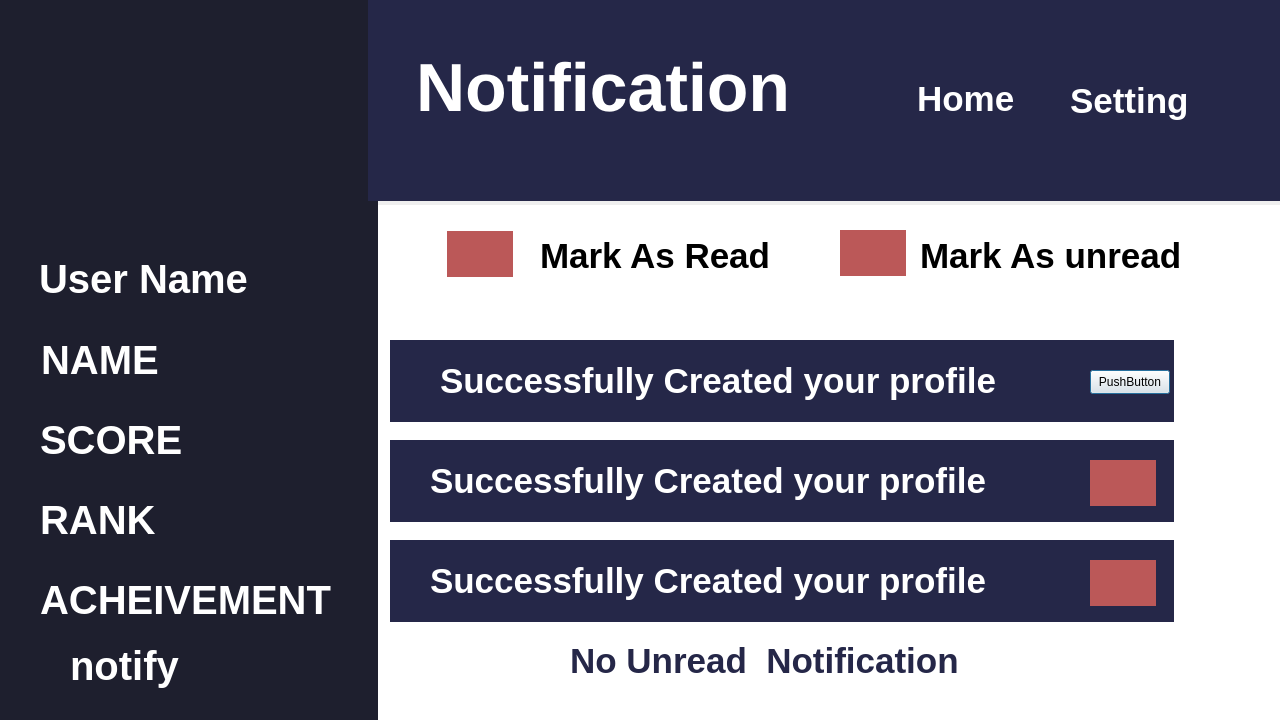
<?xml version="1.0" encoding="UTF-8"?>
<ui version="4.0">
 <class>Notify</class>
 <widget class="QDialog" name="Notify">
  <property name="geometry">
   <rect>
    <x>0</x>
    <y>0</y>
    <width>1280</width>
    <height>720</height>
   </rect>
  </property>
  <property name="windowTitle">
   <string>Dialog</string>
  </property>
  <widget class="QLabel" name="label">
   <property name="geometry">
    <rect>
     <x>-1</x>
     <y>0</y>
     <width>379</width>
     <height>720</height>
    </rect>
   </property>
   <property name="styleSheet">
    <string notr="true">
position: absolute;
width: 379px;
height: 720px;
left: -1px;
top: 0px;

background: #1E1F2E;</string>
   </property>
   <property name="text">
    <string/>
   </property>
  </widget>
  <widget class="QLabel" name="label_2">
   <property name="geometry">
    <rect>
     <x>368</x>
     <y>0</y>
     <width>912</width>
     <height>201</height>
    </rect>
   </property>
   <property name="styleSheet">
    <string notr="true">/* Rectangle 7 */


position: absolute;
width: 912px;
height: 199px;
left: 368px;
top: 0px;

background: #252748;</string>
   </property>
   <property name="text">
    <string/>
   </property>
  </widget>
  <widget class="QLabel" name="label_3">
   <property name="geometry">
    <rect>
     <x>416</x>
     <y>42</y>
     <width>441</width>
     <height>91</height>
    </rect>
   </property>
   <property name="styleSheet">
    <string notr="true">position: absolute;
width: 415px;
height: 91px;
left: 416px;
top: 42px;

font-family: 'Inter';
font-style: normal;
font-weight: 900;
font-size: 68px;
line-height: 82px;
display: flex;
align-items: center;
text-align: center;
text-decoration-line: underline;

color: #FFFFFF;</string>
   </property>
   <property name="text">
    <string>Notification</string>
   </property>
  </widget>
  <widget class="QLabel" name="label_4">
   <property name="geometry">
    <rect>
     <x>917</x>
     <y>78</y>
     <width>121</width>
     <height>42</height>
    </rect>
   </property>
   <property name="styleSheet">
    <string notr="true">width: 106px;
height: 42px;

font-family: 'Inter';
font-style: normal;
font-weight: 900;
font-size: 35px;
line-height: 42px;
display: flex;
align-items: center;
text-align: center;

color: #FFFFFF;</string>
   </property>
   <property name="text">
    <string>Home</string>
   </property>
  </widget>
  <widget class="QLabel" name="label_5">
   <property name="geometry">
    <rect>
     <x>1070</x>
     <y>80</y>
     <width>181</width>
     <height>41</height>
    </rect>
   </property>
   <property name="styleSheet">
    <string notr="true">width: 106px;
height: 42px;

font-family: 'Inter';
font-style: normal;
font-weight: 900;
font-size: 35px;
line-height: 42px;
display: flex;
align-items: center;
text-align: center;

color: #FFFFFF;</string>
   </property>
   <property name="text">
    <string>Setting</string>
   </property>
  </widget>
  <widget class="QLabel" name="label_6">
   <property name="geometry">
    <rect>
     <x>378</x>
     <y>205</y>
     <width>911</width>
     <height>521</height>
    </rect>
   </property>
   <property name="styleSheet">
    <string notr="true">
position: relative;
width: 1280px;
height: 720px;

background: #FFFFFF;</string>
   </property>
   <property name="text">
    <string/>
   </property>
  </widget>
  <widget class="QLabel" name="label_7">
   <property name="geometry">
    <rect>
     <x>447</x>
     <y>231</y>
     <width>66</width>
     <height>46</height>
    </rect>
   </property>
   <property name="styleSheet">
    <string notr="true">position: absolute;
width: 66px;
height: 46px;
left: 447px;
top: 211px;

background: #BB5858;</string>
   </property>
   <property name="text">
    <string/>
   </property>
  </widget>
  <widget class="QLabel" name="label_8">
   <property name="geometry">
    <rect>
     <x>540</x>
     <y>240</y>
     <width>271</width>
     <height>31</height>
    </rect>
   </property>
   <property name="styleSheet">
    <string notr="true">position: absolute;
width: 241px;
height: 42px;
left: 534px;
top: 215px;

font-family: 'Inter';
font-style: normal;
font-weight: 900;
font-size: 35px;
line-height: 42px;
display: flex;
align-items: center;
text-align: center;

color: #000000;</string>
   </property>
   <property name="text">
    <string>Mark As Read</string>
   </property>
  </widget>
  <widget class="QLabel" name="label_9">
   <property name="geometry">
    <rect>
     <x>850</x>
     <y>230</y>
     <width>49</width>
     <height>16</height>
    </rect>
   </property>
   <property name="styleSheet">
    <string notr="true">Width
66px
Height
46px
Top
215px
Left
822px
#252748
/* Rectangle 36 */


position: absolute;
width: 66px;
height: 46px;
left: 822px;
top: 215px;

background: #252748;</string>
   </property>
   <property name="text">
    <string/>
   </property>
  </widget>
  <widget class="QLabel" name="label_10">
   <property name="geometry">
    <rect>
     <x>920</x>
     <y>240</y>
     <width>301</width>
     <height>31</height>
    </rect>
   </property>
   <property name="styleSheet">
    <string notr="true">position: absolute;
width: 241px;
height: 42px;
left: 534px;
top: 215px;

font-family: 'Inter';
font-style: normal;
font-weight: 900;
font-size: 35px;
line-height: 42px;
display: flex;
align-items: center;
text-align: center;

color: #000000;</string>
   </property>
   <property name="text">
    <string>Mark As unread</string>
   </property>
  </widget>
  <widget class="QLabel" name="label_11">
   <property name="geometry">
    <rect>
     <x>390</x>
     <y>340</y>
     <width>784</width>
     <height>82</height>
    </rect>
   </property>
   <property name="styleSheet">
    <string notr="true">position: absolute;
width: 784px;
height: 82px;
left: 402px;
top: 278px;

background: #252748;
opacity: 0.8;</string>
   </property>
   <property name="text">
    <string/>
   </property>
  </widget>
  <widget class="QLabel" name="label_12">
   <property name="geometry">
    <rect>
     <x>840</x>
     <y>230</y>
     <width>66</width>
     <height>46</height>
    </rect>
   </property>
   <property name="styleSheet">
    <string notr="true">position: absolute;
width: 66px;
height: 46px;
left: 447px;
top: 211px;

background: #BB5858;</string>
   </property>
   <property name="text">
    <string/>
   </property>
  </widget>
  <widget class="QLabel" name="label_13">
   <property name="geometry">
    <rect>
     <x>440</x>
     <y>360</y>
     <width>651</width>
     <height>42</height>
    </rect>
   </property>
   <property name="styleSheet">
    <string notr="true">position: absolute;
width: 589px;
height: 42px;
left: 447px;
top: 299px;

font-family: 'Inter';
font-style: normal;
font-weight: 900;
font-size: 35px;
line-height: 42px;
display: flex;
align-items: center;
text-align: center;

color: #FFFFFF;</string>
   </property>
   <property name="text">
    <string>Successfully Created your profile</string>
   </property>
  </widget>
  <widget class="QLabel" name="label_15">
   <property name="geometry">
    <rect>
     <x>390</x>
     <y>440</y>
     <width>784</width>
     <height>82</height>
    </rect>
   </property>
   <property name="styleSheet">
    <string notr="true">position: absolute;
width: 784px;
height: 82px;
left: 402px;
top: 278px;

background: #252748;
opacity: 0.8;</string>
   </property>
   <property name="text">
    <string/>
   </property>
  </widget>
  <widget class="QLabel" name="label_16">
   <property name="geometry">
    <rect>
     <x>1090</x>
     <y>460</y>
     <width>66</width>
     <height>46</height>
    </rect>
   </property>
   <property name="styleSheet">
    <string notr="true">position: absolute;
width: 66px;
height: 46px;
left: 447px;
top: 211px;

background: #BB5858;</string>
   </property>
   <property name="text">
    <string/>
   </property>
  </widget>
  <widget class="QLabel" name="label_17">
   <property name="geometry">
    <rect>
     <x>430</x>
     <y>460</y>
     <width>651</width>
     <height>42</height>
    </rect>
   </property>
   <property name="styleSheet">
    <string notr="true">position: absolute;
width: 589px;
height: 42px;
left: 447px;
top: 299px;

font-family: 'Inter';
font-style: normal;
font-weight: 900;
font-size: 35px;
line-height: 42px;
display: flex;
align-items: center;
text-align: center;

color: #FFFFFF;</string>
   </property>
   <property name="text">
    <string>Successfully Created your profile</string>
   </property>
  </widget>
  <widget class="QLabel" name="label_18">
   <property name="geometry">
    <rect>
     <x>440</x>
     <y>560</y>
     <width>651</width>
     <height>42</height>
    </rect>
   </property>
   <property name="styleSheet">
    <string notr="true">position: absolute;
width: 589px;
height: 42px;
left: 447px;
top: 299px;

font-family: 'Inter';
font-style: normal;
font-weight: 900;
font-size: 35px;
line-height: 42px;
display: flex;
align-items: center;
text-align: center;

color: #FFFFFF;</string>
   </property>
   <property name="text">
    <string>Successfully Created your profile</string>
   </property>
  </widget>
  <widget class="QLabel" name="label_19">
   <property name="geometry">
    <rect>
     <x>390</x>
     <y>540</y>
     <width>784</width>
     <height>82</height>
    </rect>
   </property>
   <property name="styleSheet">
    <string notr="true">position: absolute;
width: 784px;
height: 82px;
left: 402px;
top: 278px;

background: #252748;
opacity: 0.8;</string>
   </property>
   <property name="text">
    <string/>
   </property>
  </widget>
  <widget class="QLabel" name="label_20">
   <property name="geometry">
    <rect>
     <x>1090</x>
     <y>560</y>
     <width>66</width>
     <height>46</height>
    </rect>
   </property>
   <property name="styleSheet">
    <string notr="true">position: absolute;
width: 66px;
height: 46px;
left: 447px;
top: 211px;

background: #BB5858;</string>
   </property>
   <property name="text">
    <string/>
   </property>
  </widget>
  <widget class="QLabel" name="label_21">
   <property name="geometry">
    <rect>
     <x>430</x>
     <y>560</y>
     <width>651</width>
     <height>42</height>
    </rect>
   </property>
   <property name="styleSheet">
    <string notr="true">position: absolute;
width: 589px;
height: 42px;
left: 447px;
top: 299px;

font-family: 'Inter';
font-style: normal;
font-weight: 900;
font-size: 35px;
line-height: 42px;
display: flex;
align-items: center;
text-align: center;

color: #FFFFFF;</string>
   </property>
   <property name="text">
    <string>Successfully Created your profile</string>
   </property>
  </widget>
  <widget class="QLabel" name="label_22">
   <property name="geometry">
    <rect>
     <x>570</x>
     <y>640</y>
     <width>451</width>
     <height>42</height>
    </rect>
   </property>
   <property name="styleSheet">
    <string notr="true">position: absolute;
width: 402px;
height: 42px;
left: 637px;
top: 596px;

font-family: 'Inter';
font-style: normal;
font-weight: 900;
font-size: 35px;
line-height: 42px;
display: flex;
align-items: center;
text-align: center;

color: #252748;</string>
   </property>
   <property name="text">
    <string>No Unread  Notification</string>
   </property>
  </widget>
  <widget class="QLabel" name="label_23">
   <property name="geometry">
    <rect>
     <x>110</x>
     <y>58</y>
     <width>186</width>
     <height>165</height>
    </rect>
   </property>
   <property name="styleSheet">
    <string notr="true">position: absolute;
width: 186.79px;
height: 165px;
left: 110.22px;
top: 58px;

background: url(27470334_7309681);</string>
   </property>
   <property name="text">
    <string/>
   </property>
  </widget>
  <widget class="QLabel" name="label_24">
   <property name="geometry">
    <rect>
     <x>39</x>
     <y>234</y>
     <width>327</width>
     <height>90</height>
    </rect>
   </property>
   <property name="styleSheet">
    <string notr="true">position: absolute;
width: 327.38px;
height: 90px;
left: 39.43px;
top: 234px;

font-family: 'Inter';
font-style: normal;
font-weight: 900;
font-size: 40px;
line-height: 48px;
display: flex;
align-items: center;
text-align: center;

color: #FFFFFF;</string>
   </property>
   <property name="text">
    <string>User Name</string>
   </property>
  </widget>
  <widget class="QLabel" name="label_25">
   <property name="geometry">
    <rect>
     <x>41</x>
     <y>330</y>
     <width>327</width>
     <height>60</height>
    </rect>
   </property>
   <property name="styleSheet">
    <string notr="true">position: absolute;
width: 327.38px;
height: 60px;
left: 41.4px;
top: 335px;

font-family: 'Inter';
font-style: normal;
font-weight: 900;
font-size: 40px;
line-height: 48px;
display: flex;
align-items: center;
text-align: center;

color: #FFFFFF;</string>
   </property>
   <property name="text">
    <string>NAME</string>
   </property>
  </widget>
  <widget class="QLabel" name="label_26">
   <property name="geometry">
    <rect>
     <x>40</x>
     <y>410</y>
     <width>327</width>
     <height>60</height>
    </rect>
   </property>
   <property name="styleSheet">
    <string notr="true">position: absolute;
width: 327.38px;
height: 60px;
left: 41.4px;
top: 335px;

font-family: 'Inter';
font-style: normal;
font-weight: 900;
font-size: 40px;
line-height: 48px;
display: flex;
align-items: center;
text-align: center;

color: #FFFFFF;</string>
   </property>
   <property name="text">
    <string>SCORE</string>
   </property>
  </widget>
  <widget class="QLabel" name="label_27">
   <property name="geometry">
    <rect>
     <x>40</x>
     <y>490</y>
     <width>327</width>
     <height>60</height>
    </rect>
   </property>
   <property name="styleSheet">
    <string notr="true">position: absolute;
width: 327.38px;
height: 60px;
left: 41.4px;
top: 335px;

font-family: 'Inter';
font-style: normal;
font-weight: 900;
font-size: 40px;
line-height: 48px;
display: flex;
align-items: center;
text-align: center;

color: #FFFFFF;</string>
   </property>
   <property name="text">
    <string>RANK</string>
   </property>
  </widget>
  <widget class="QLabel" name="label_28">
   <property name="geometry">
    <rect>
     <x>40</x>
     <y>570</y>
     <width>327</width>
     <height>60</height>
    </rect>
   </property>
   <property name="styleSheet">
    <string notr="true">position: absolute;
width: 327.38px;
height: 60px;
left: 41.4px;
top: 335px;

font-family: 'Inter';
font-style: normal;
font-weight: 900;
font-size: 40px;
line-height: 48px;
display: flex;
align-items: center;
text-align: center;

color: #FFFFFF;</string>
   </property>
   <property name="text">
    <string>ACHEIVEMENT</string>
   </property>
  </widget>
  <widget class="QLabel" name="label_29">
   <property name="geometry">
    <rect>
     <x>70</x>
     <y>640</y>
     <width>261</width>
     <height>51</height>
    </rect>
   </property>
   <property name="styleSheet">
    <string notr="true">position: absolute;
width: 327.38px;
height: 60px;
left: 41.4px;
top: 335px;

font-family: 'Inter';
font-style: normal;
font-weight: 900;
font-size: 40px;
line-height: 48px;
display: flex;
align-items: center;
text-align: center;

color: #FFFFFF;</string>
   </property>
   <property name="text">
    <string>notify</string>
   </property>
  </widget>
  <widget class="QPushButton" name="pushButton">
   <property name="geometry">
    <rect>
     <x>1090</x>
     <y>370</y>
     <width>80</width>
     <height>24</height>
    </rect>
   </property>
   <property name="text">
    <string>PushButton</string>
   </property>
  </widget>
  <zorder>label_6</zorder>
  <zorder>label</zorder>
  <zorder>label_2</zorder>
  <zorder>label_3</zorder>
  <zorder>label_4</zorder>
  <zorder>label_5</zorder>
  <zorder>label_7</zorder>
  <zorder>label_8</zorder>
  <zorder>label_9</zorder>
  <zorder>label_10</zorder>
  <zorder>label_11</zorder>
  <zorder>label_12</zorder>
  <zorder>label_13</zorder>
  <zorder>label_15</zorder>
  <zorder>label_16</zorder>
  <zorder>label_17</zorder>
  <zorder>label_18</zorder>
  <zorder>label_19</zorder>
  <zorder>label_20</zorder>
  <zorder>label_21</zorder>
  <zorder>label_22</zorder>
  <zorder>label_23</zorder>
  <zorder>label_24</zorder>
  <zorder>label_25</zorder>
  <zorder>label_26</zorder>
  <zorder>label_27</zorder>
  <zorder>label_28</zorder>
  <zorder>label_29</zorder>
  <zorder>pushButton</zorder>
 </widget>
 <resources/>
 <connections/>
</ui>
